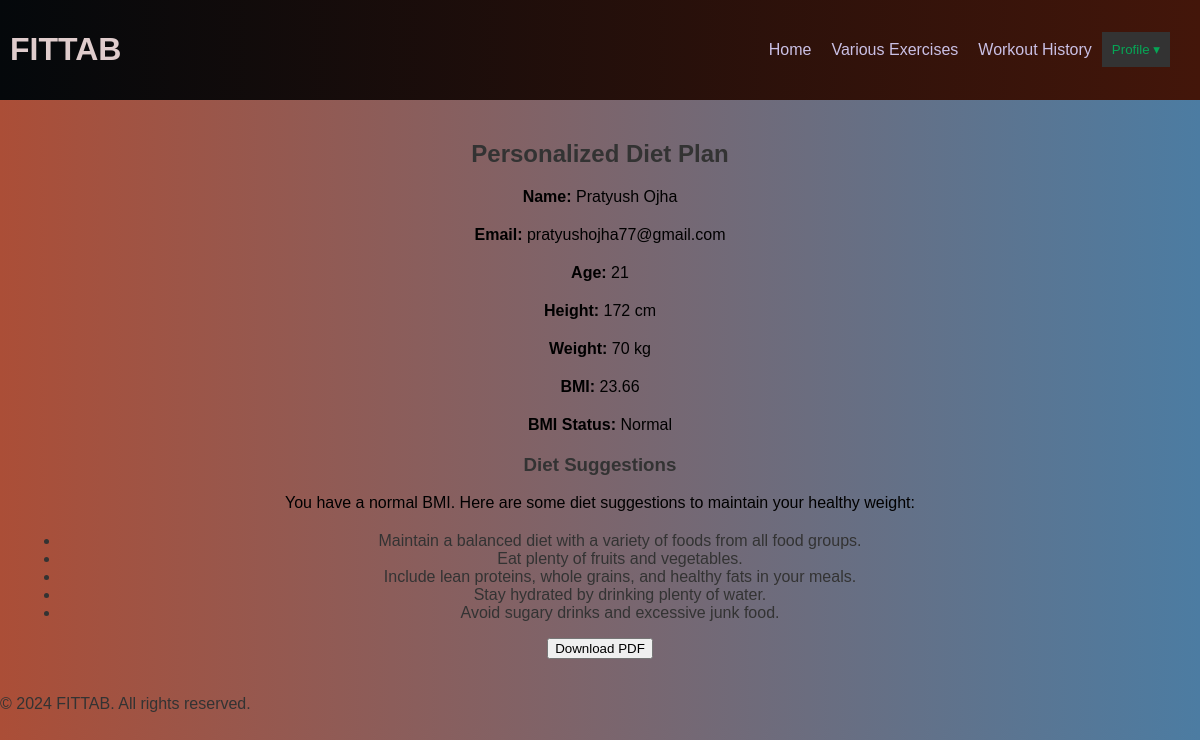
The page /diet (signed in) on the database as committed earlier.
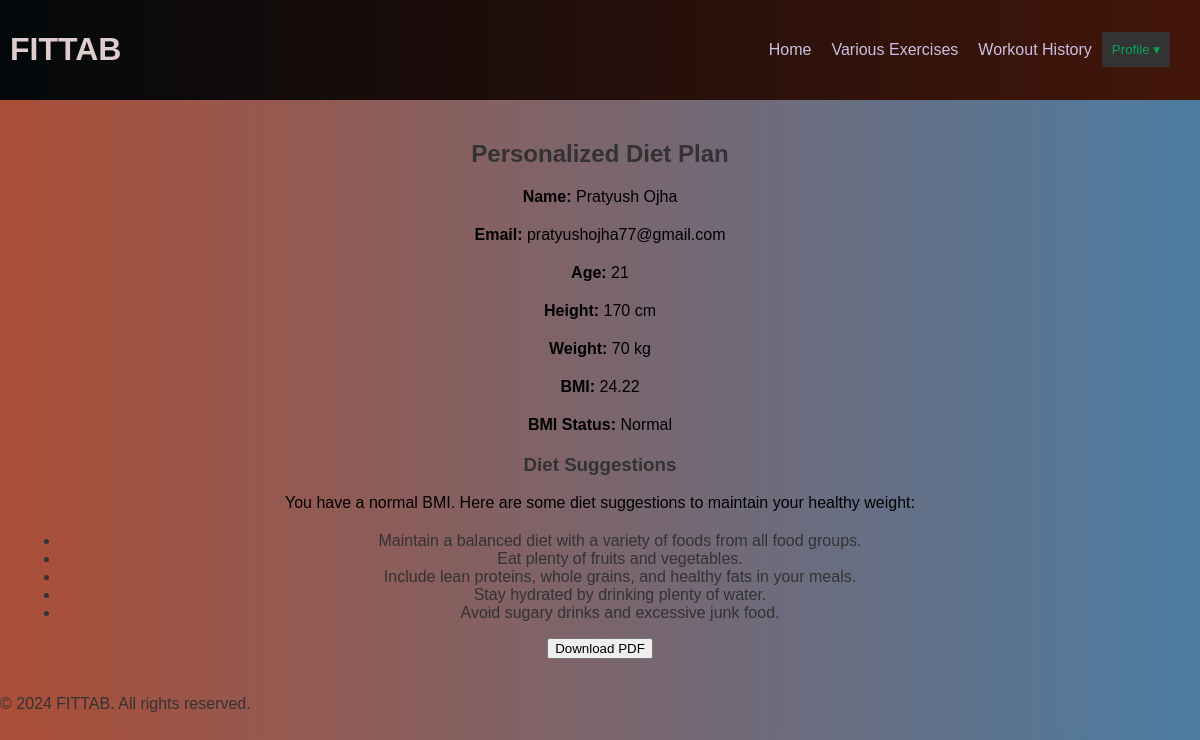
The same page on the database as committed later.
### app.py (models this page shows, shortened)
class User(db.Model):
    id = db.Column(db.Integer, primary_key=True, autoincrement=True)
    name = db.Column(db.String(100), nullable=False)
    email = db.Column(db.String(100), nullable=False, unique=True)
    password = db.Column(db.String(500), nullable=False)
    age = db.Column(db.Integer, nullable=False)
    height = db.Column(db.Integer, nullable=False)
    weight = db.Column(db.Integer, nullable=False)
    profile_picture = db.Column(db.String(100), nullable=True)

### app.py (the view)
@app.route('/diet')
def diet():
    if 'user_id' in session:
        user = User.query.filter_by(id=session['user_id']).first()
        return render_template('diet.html', user=user)
    else:
        return redirect(url_for('index'))

### templates/diet.html (shortened to what this page needs)
<!DOCTYPE html>
<html lang="en">
<head>
    <link rel="stylesheet" href="{{ url_for('static', filename='style_diet.css') }}">
</head>
<body>
    <header>
        <h1>FITTAB</h1>
        <nav>
            <a href="{{ url_for('info') }}">Home</a>
            <a href="{{ url_for('exercise') }}">Various Exercises</a>
            <a href="{{ url_for('workouts') }}">Workout History</a>
            <div class="profile-dropdown">
                <button class="profile-button">Profile &#9662;</button>
            </div>
        </nav>
    </header>
    <div class="content">
        <h2>Personalized Diet Plan</h2>
        {% if user %}
            {% set bmi = (user.weight / ((user.height / 100) ** 2)) | round(2) %}
            <p><strong>Name:</strong> {{ user.name }}</p>
            <p><strong>Email:</strong> {{ user.email }}</p>
            <p><strong>Age:</strong> {{ user.age }}</p>
            <p><strong>Height:</strong> {{ user.height }} cm</p>
            <p><strong>Weight:</strong> {{ user.weight }} kg</p>
            <p><strong>BMI:</strong> {{ bmi }}</p>
            <p><strong>BMI Status:</strong>
                {% if bmi < 19 %}
                    Underweight
                {% elif bmi >= 19 and bmi <= 25 %}
                    Normal
                {% else %}
                    Overweight
                {% endif %}
            </p>
            <h3>Diet Suggestions</h3>
            {% if bmi < 19 %}
                <p>You are underweight. Here are some diet suggestions to help you gain weight:</p>
                <ul>
                    <li>Eat more frequently. Have 5-6 small meals throughout the day.</li>
                    <li>Include nutrient-rich foods in your diet, such as whole grains, lean proteins, and healthy fats.</li>
                    <li>Drink high-calorie smoothies and shakes.</li>
                    <li>Snack on nuts, seeds, and dried fruits.</li>
                    <li>Stay hydrated and avoid skipping meals.</li>
                </ul>
            {% elif bmi >= 19 and bmi <= 25 %}
                <p>You have a normal BMI. Here are some diet suggestions to maintain your healthy weight:</p>
                <ul>
                    <li>Maintain a balanced diet with a variety of foods from all food groups.</li>
                    <li>Eat plenty of fruits and vegetables.</li>
                    <li>Include lean proteins, whole grains, and healthy fats in your meals.</li>
                    <li>Stay hydrated by drinking plenty of water.</li>
                    <li>Avoid sugary drinks and excessive junk food.</li>
                </ul>
            {% endif %}
            <form action="{{ url_for('generate_pdf') }}" method="get">
                <button type="submit">Download PDF</button>
            </form>
        {% else %}
            <p>No user data available. Please <a href="{{ url_for('index') }}">log in</a> to view your personalized diet plan.</p>
        {% endif %}
    </div>
    <footer>
        <p>&copy; 2024 FITTAB. All rights reserved.</p>
    </footer>
</body>
</html>

Rows that differ between the two databases and show on the page:
changed User "Pratyush Ojha": height "172" → "170"
Other text that changed with them:
{{ bmi }}: "23.66" → "24.22"
